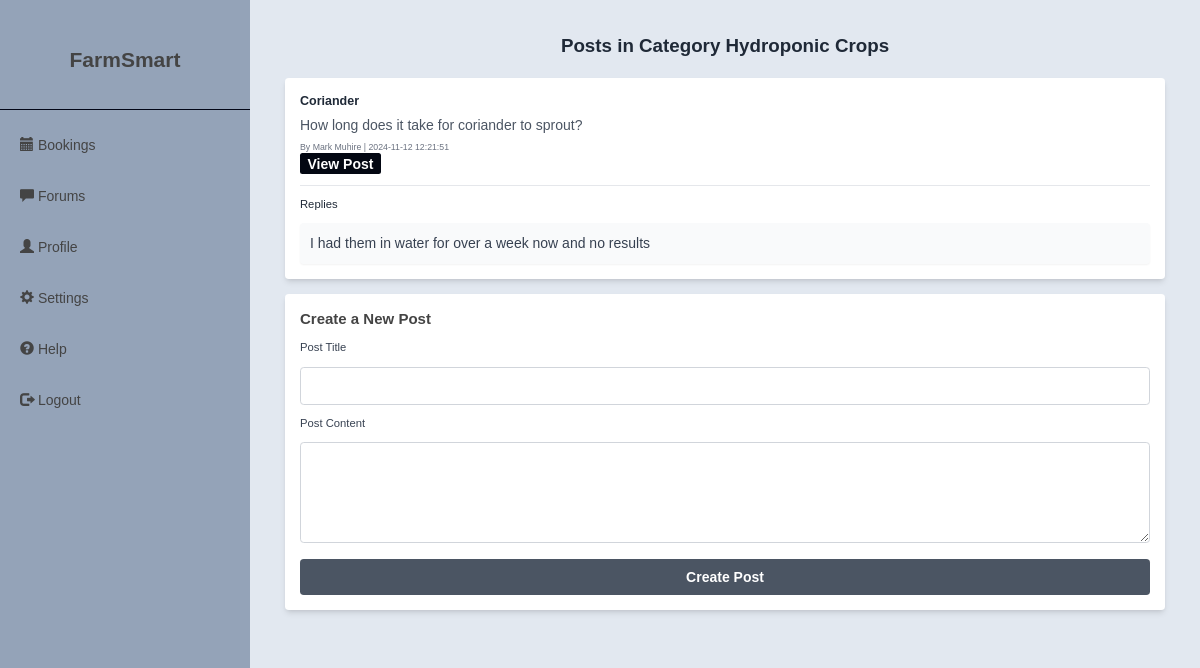
Page /expert-category/5 on the earlier database version.
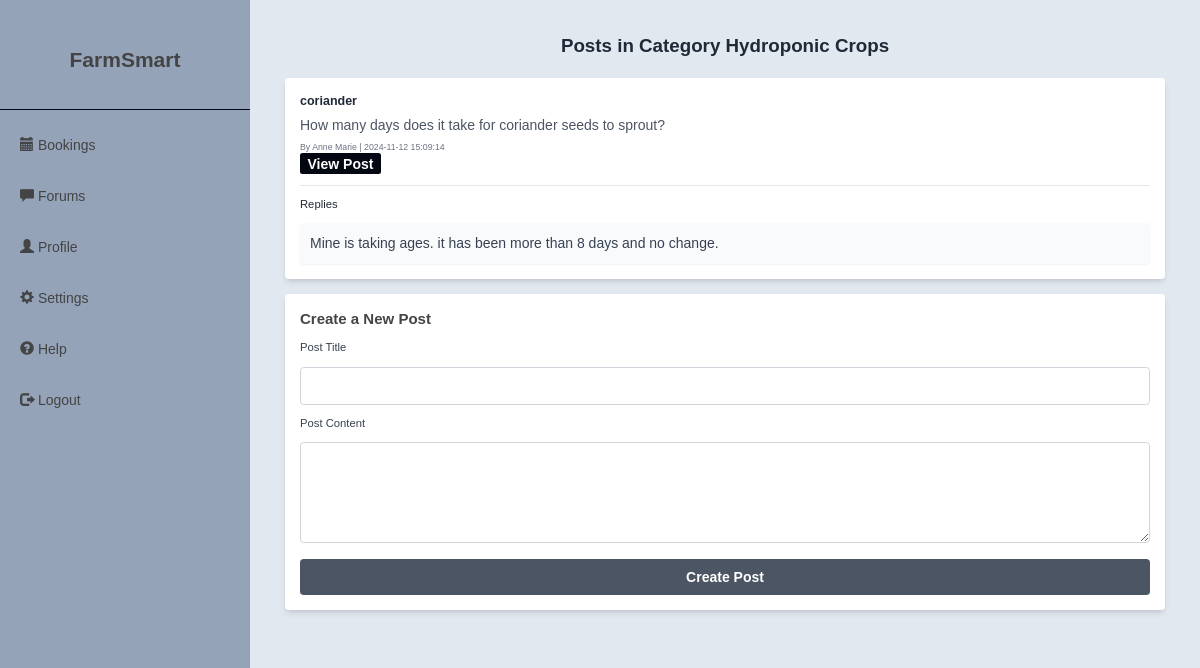
Same page on the later database version.
### app.py (models this page shows, shortened)
class Post(db.Model):
    id = db.Column(db.Integer, primary_key=True)
    title = db.Column(db.String(200), nullable=False)
    content = db.Column(db.Text, nullable=False)
    created_at = db.Column(db.DateTime, default=db.func.current_timestamp())
    user_id = db.Column(db.Integer, db.ForeignKey('user.id'), nullable=False)
    category_id = db.Column(db.Integer, db.ForeignKey('category.id'), nullable=False)
    user = db.relationship('User', backref=db.backref('posts', lazy=True))
    category = db.relationship('Category', backref=db.backref('posts', lazy=True))
    replies = db.relationship('Reply', backref='post', cascade="all, delete-orphan")

class User(UserMixin, db.Model):
    id = db.Column(db.Integer, primary_key=True)
    username = db.Column(db.String(120), unique=True, nullable=False)
    email = db.Column(db.String(120), unique=True, nullable=False)
    password_hash = db.Column(db.String(128))
    role = db.Column(db.String(50))
    address = db.Column(db.String(200))
    phone = db.Column(db.String(20))
    profile_image_url = db.Column(db.String(200), nullable=True)
    profile_complete = db.Column(db.Boolean, default=False)

class Reply(db.Model):
    id = db.Column(db.Integer, primary_key=True)
    content = db.Column(db.String, nullable=False)
    created_at = db.Column(db.DateTime, default=datetime.utcnow)
    user_id = db.Column(db.Integer, db.ForeignKey('user.id'), nullable=True)
    post_id = db.Column(db.Integer, db.ForeignKey('post.id'), nullable=False)
    user = db.relationship('User', backref=db.backref('replies', lazy=True))

### app.py (the view)
@app.route('/expert-category/<int:category_id>')
def expert_view_category(category_id):
    category = Category.query.get(category_id)
    if category:
        posts = Post.query.filter_by(category_id=category_id).all()
        return render_template('expert-category-post.html', category=category, posts=posts, category_id=category_id)
    else:
        flash("Category not found.", 'danger')
        return redirect(url_for('bookings'))

### templates/expert-category-post.html (shortened to what this page needs)
{% extends 'expert-base.html' %}
{% block content %}
<div class="container mx-auto p-6">
    <h2 class="text-3xl font-semibold mb-8 text-center text-gray-800">
        Posts in Category {{ category.name }}
    </h2>
    <div class="mb-6">
        {% if posts %}
        <div class="space-y-6">
            {% for post in posts %}
            <div class="bg-white shadow-md rounded-md p-6 mb-6">
                <h4 class="text-xl font-semibold text-gray-800">{{ post.title }}</h4>
                <p class="text-gray-600 mt-2">{{ post.content }}</p>
                <p class="mt-2 text-sm text-gray-500">
                    By {{ post.user.username }}
                    <span> | {{ post.created_at.strftime('%Y-%m-%d %H:%M:%S') }}</span>
                </p>
                <a href="{{ url_for('expert_view_post', post_id=post.id) }}" class="bg-gray-950 text-white font-bold py-1 px-3 rounded hover:bg-gray-800 mt-6">View Post</a>
                {% if post.replies %}
                <div class="mt-4 border-t border-gray-200 pt-4 space-y-4">
                    <h5 class="text-lg font-medium text-gray-800">Replies</h5>
                    {% for reply in post.replies %}
                    <div class="bg-gray-50 p-4 rounded-md shadow-sm">
                        <p class="text-gray-700">{{ reply.content }}</p>
                    </div>
                    {% endfor %}
                </div>
                {% else %}
                <p class="mt-4 text-gray-500">No replies yet.</p>
                {% endif %}
            </div>
            {% endfor %}
        </div>
        {% else %}
        <p class="text-gray-500">No posts available in this category.</p>
        {% endif %}
    </div>
    <div class="bg-white shadow-md rounded-md p-6 mb-6">
        <h3 class="text-2xl font-semibold mb-4">Create a New Post</h3>
        <form method="POST" action="{{ url_for('expert_category_posts', category_id=category.id) }}">
            <div class="mb-4">
                <label for="title" class="block text-lg font-medium text-gray-700">Post Title</label>
                <input type="text" id="title" name="title" class="mt-2 p-3 border border-gray-300 rounded-md w-full focus:ring-2 focus:ring-blue-500" required>
            </div>
            <div class="mb-4">
                <label for="content" class="block text-lg font-medium text-gray-700">Post Content</label>
                <textarea id="content" name="content" rows="4" class="mt-2 p-3 border border-gray-300 rounded-md w-full focus:ring-2 focus:ring-blue-500" required></textarea>
            </div>
            <div class="flex justify-center">
                <button type="submit" class="w-full py-3 bg-gray-600 text-white font-semibold rounded-md hover:bg-gray-500 transition duration-300">
                    Create Post
                </button>
            </div>
        </form>
    </div>
</div>
{% endblock %}

Differences in the rows shown:
removed Reply: content "I had them in water for over a week now and no results"
changed Post: title "Coriander" → "coriander"; content "How long does it take for coriander to sprout?" → "How many days does it take for coriander seeds to sprout?"; user.username "Mark Muhire" → "Anne Marie"; created_at "2024-11-12 12:21:51" → "2024-11-12 15:09:14"
added Reply: content "Mine is taking ages. it has been more than 8 days and no change."
